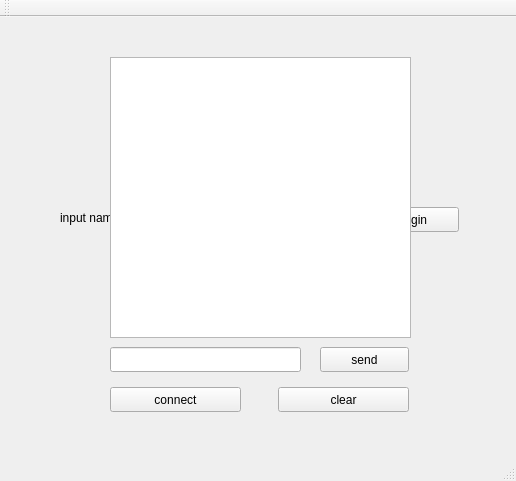
<?xml version="1.0" encoding="UTF-8"?>
<ui version="4.0">
 <class>MainWindow</class>
 <widget class="QMainWindow" name="MainWindow">
  <property name="geometry">
   <rect>
    <x>0</x>
    <y>0</y>
    <width>516</width>
    <height>481</height>
   </rect>
  </property>
  <property name="windowTitle">
   <string>MainWindow</string>
  </property>
  <widget class="QWidget" name="centralWidget">
   <widget class="QPushButton" name="pushButton_4">
    <property name="geometry">
     <rect>
      <x>370</x>
      <y>190</y>
      <width>89</width>
      <height>25</height>
     </rect>
    </property>
    <property name="text">
     <string>login</string>
    </property>
   </widget>
   <widget class="QLineEdit" name="lineEdit_2">
    <property name="geometry">
     <rect>
      <x>160</x>
      <y>190</y>
      <width>181</width>
      <height>25</height>
     </rect>
    </property>
   </widget>
   <widget class="QLabel" name="label">
    <property name="geometry">
     <rect>
      <x>60</x>
      <y>190</y>
      <width>81</width>
      <height>21</height>
     </rect>
    </property>
    <property name="text">
     <string>input name</string>
    </property>
   </widget>
   <widget class="QListWidget" name="listWidget">
    <property name="geometry">
     <rect>
      <x>110</x>
      <y>40</y>
      <width>301</width>
      <height>281</height>
     </rect>
    </property>
   </widget>
   <widget class="QLineEdit" name="lineEdit">
    <property name="geometry">
     <rect>
      <x>110</x>
      <y>330</y>
      <width>191</width>
      <height>25</height>
     </rect>
    </property>
   </widget>
   <widget class="QPushButton" name="pushButton">
    <property name="geometry">
     <rect>
      <x>320</x>
      <y>330</y>
      <width>89</width>
      <height>25</height>
     </rect>
    </property>
    <property name="text">
     <string>send</string>
    </property>
   </widget>
   <widget class="QPushButton" name="pushButton_2">
    <property name="geometry">
     <rect>
      <x>110</x>
      <y>370</y>
      <width>131</width>
      <height>25</height>
     </rect>
    </property>
    <property name="text">
     <string>connect</string>
    </property>
   </widget>
   <widget class="QPushButton" name="pushButton_3">
    <property name="geometry">
     <rect>
      <x>278</x>
      <y>370</y>
      <width>131</width>
      <height>25</height>
     </rect>
    </property>
    <property name="text">
     <string>clear</string>
    </property>
   </widget>
  </widget>
  <widget class="QMenuBar" name="menuBar">
   <property name="geometry">
    <rect>
     <x>0</x>
     <y>0</y>
     <width>516</width>
     <height>22</height>
    </rect>
   </property>
  </widget>
  <widget class="QToolBar" name="mainToolBar">
   <attribute name="toolBarArea">
    <enum>TopToolBarArea</enum>
   </attribute>
   <attribute name="toolBarBreak">
    <bool>false</bool>
   </attribute>
  </widget>
  <widget class="QStatusBar" name="statusBar"/>
 </widget>
 <layoutdefault spacing="6" margin="11"/>
 <resources/>
 <connections/>
</ui>
